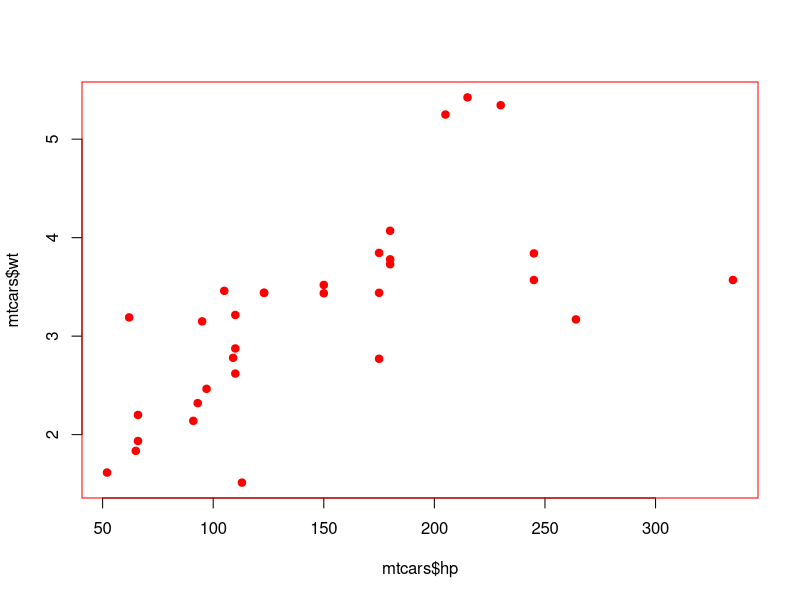

Generate this figure with R: (Note: this script raises an error after producing the figure.)
## ----setup, include = FALSE----------------------------------------------
knitr::opts_chunk$set(
  collapse = TRUE,
  comment = "#>"
)
library(withr)

## ------------------------------------------------------------------------
par("col" = "black")
my_plot <- function(new) {
  old <- par(col = "red", pch = 19)
  plot(mtcars$hp, mtcars$wt)
  par(old)
}
my_plot()
par("col")

## ---- error = TRUE-------------------------------------------------------
par("col" = "black")
my_plot <- function(new) {
  old <- par(col = "red", pch = 19)
  plot(mtcars$hpp, mtcars$wt)
  par(old)
}
my_plot()
par("col")

## ---- error = TRUE-------------------------------------------------------
par("col" = "black")
my_plot <- function(new) {
  old <- par(col = "red", pch = 19)
  on.exit(par(old))
  plot(mtcars$hpp, mtcars$wt)
}
my_plot()
par("col")

options(test = 1)
{
  print(getOption("test"))
  on.exit(options(test = 2))
}
getOption("test")

## ------------------------------------------------------------------------
par("col" = "black")
my_plot <- function(new) {
  with_par(list(col = "red", pch = 19),
    plot(mtcars$hp, mtcars$wt)
  )
  par("col")
}
my_plot()
par("col")

## ------------------------------------------------------------------------
par("col" = "black")
my_plot <- function(new) {
  local_par(list(col = "red", pch = 19))
  plot(mtcars$hp, mtcars$wt)
}
my_plot()
par("col")

